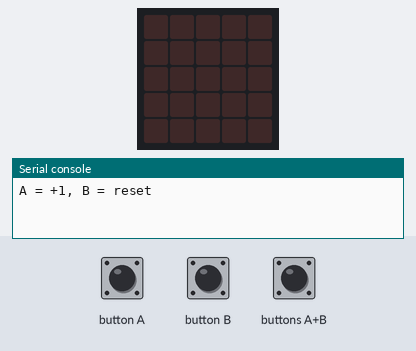
Bench run of a program on a simulated BBC micro:bit running MicroPython. Parts: the board's 5×5 LED display, the last lines printed to the serial console. The test bench sets the inputs (shaded band).

Above: at 1.2 s.
1.3 s: button A pressed for 0.15 s
At 2.2 s:
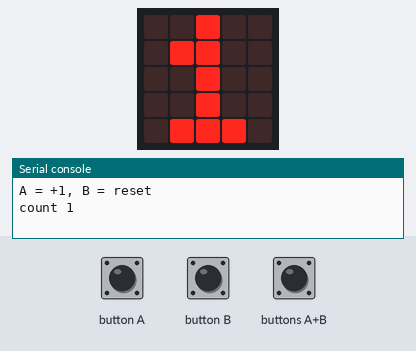
2.9 s: buttons A+B pressed for 0.15 s
At 3.5 s:
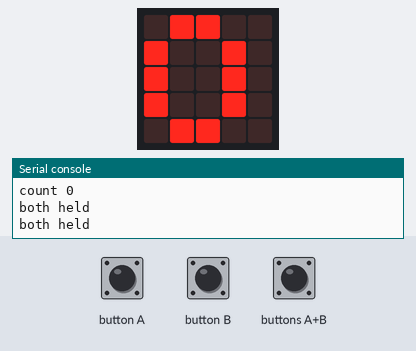
Timing chart, 0 to 5.9 s (numbered marks = the images above; inputs shaded):
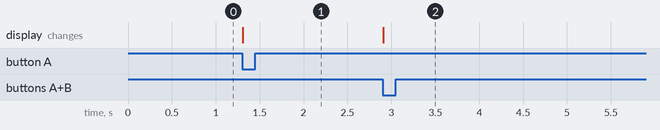

The program:

main.py
```python
# Lab 03 - buttons: is_pressed (held now?) vs was_pressed (pressed since
# last check?) vs get_presses (how many presses since last check?).
from microbit import *


def step(count):
    # counted edges: get_presses() returns every press of A since the last
    # call (even several during one sleep), then resets to 0.
    count_before = count
    count += button_a.get_presses()
    # edge flag: was_pressed() is a single yes/no since last time, cleared on read.
    if button_b.was_pressed():
        count = 0
    if count != count_before:
        print("count", count)
        display.show(count % 10, wait=False)   # last digit, non-blocking
    # level: is_pressed() is true only while the button is held down right now.
    if button_a.is_pressed() and button_b.is_pressed():
        print("both held")
    return count


def main():
    print("A = +1, B = reset")
    count = 0
    while True:
        count = step(count)
        sleep(100)    # polling interval: presses between polls wait in the runtime


if __name__ == "__main__":
    main()
```

Measured:
- after the input at 1.3 s, the display: changes at once (image 1)
- after the input at 2.9 s, the display: changes at once (image 2)
